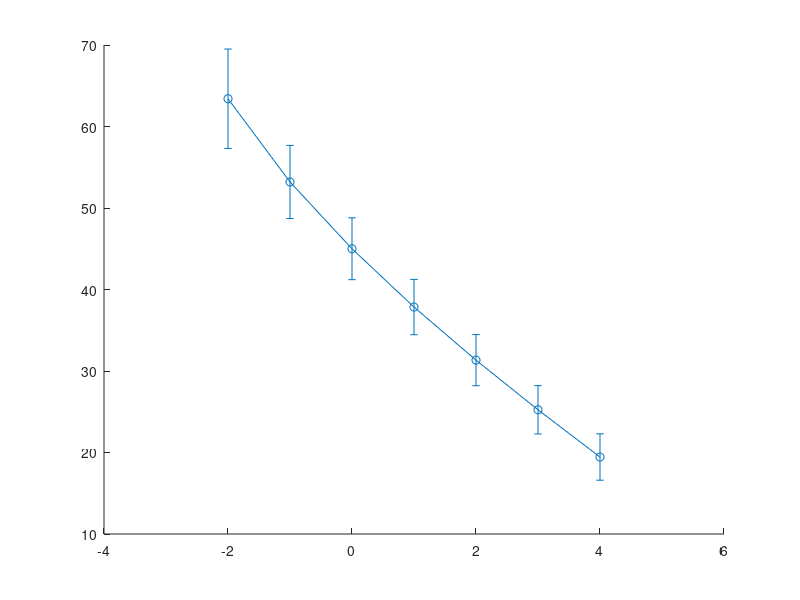

This chart was generated by the following MATLAB code: (Note: this script raises an error after producing the figure.)
% % Input parameters
% orders = -2:4;
% theta_i_values = 45;
% lambda = 0.905; % Wavelength in micrometers
% pitch = 13.68 / sqrt(2); % Pitch in micrometers
% sensor_size = 3.2; % Sensor size in mm
% focal_lengths = 24.5; % Two focal lengths in mm
% 
% % Initialize arrays to store results for both focal lengths
% all_theta_d = zeros(length(focal_lengths), length(orders));
% all_sub_fov = zeros(length(focal_lengths), length(orders));
% 
% % Plot diffraction angles vs. diffraction orders for all incident angles
% figure;
% hold on;
% 
% % Loop through focal lengths
% for f = 1:length(focal_lengths)
%     focal_length = focal_lengths(f);
% 
%     for i = 1:length(theta_i_values)
%         theta_i = theta_i_values(i);
% 
%         % Calculate diffraction angles
%         theta_d = asind(sind(theta_i) - orders * lambda / pitch);
%         all_theta_d(f, :) = theta_d; 
% 
%         % Calculate FOV at 0th order (angular)
%         fov_0_angle = 2 * atand(sensor_size / (2 * focal_length)); % FOV angle in degrees
% 
%         % Calculate chief ray angles
%         chief_1 = theta_i - fov_0_angle / 2;
%         chief_2 = theta_i + fov_0_angle / 2;
% 
%         % Calculate sub-FOVs (in degrees)
%         sub_fov = asind(sind(chief_2) - orders * lambda / pitch) - asind(sind(chief_1) - orders * lambda / pitch);
%         all_sub_fov(f, :) = sub_fov; 
%     end
% 
%     % Calculate error bars
%     error_bars = all_sub_fov(f, :) / 2; 
% 
%     % Plot with error bars - different colors for different focal lengths
%     if f == 1
%         color = 'r'; % Red for 24mm
%     else
%         color = 'b'; % Blue for 72mm
%     end
% 
%     % Plot with error bars
%     errorbar(orders, all_theta_d(f, :), error_bars, 'o-', 'LineWidth', 1.5, ...
%         'Color', color, 'DisplayName', ['$\theta_i = ' num2str(theta_i_values(1)) '^\circ$ (f = ' num2str(focal_lengths(f)) 'mm)']);
% 
%     % Add horizontal dashed lines at top and bottom of error bars
%     for j = 1:length(orders)
%         y_top = all_theta_d(f, j) + error_bars(j);
%         y_bottom = all_theta_d(f, j) - error_bars(j);
% 
%         % Horizontal dashed lines
%         yline(y_top, '--', 'Color', color, 'LineWidth', 1, HandleVisibility='off');
%         yline(y_bottom, '--', 'Color', color, 'LineWidth', 1, HandleVisibility='off');
% 
%         % Annotate data points with values with different vertical offsets
%         if f == 1  % 24mm focal length (text below)
%             text(orders(j), all_theta_d(f, j), ...
%                  sprintf('%.2f ± %.2f\n\n', all_theta_d(f, j), error_bars(j)), ...
%                  'HorizontalAlignment', 'center', 'VerticalAlignment', 'bottom', ...
%                  'FontSize', 10, 'Color', 'r');
%         else       % 72mm focal length (text above)
%             text(orders(j), all_theta_d(f, j), ...
%                  sprintf('\n\n%.2f ± %.2f', all_theta_d(f, j), error_bars(j)), ...
%                  'HorizontalAlignment', 'center', 'VerticalAlignment', 'top', ...
%                  'FontSize', 10, 'Color', 'b');
%         end
%     end
% end
% 
% xlim([-2.5 4.5]); 
% xlabel('Diffraction Order', 'FontSize', 15);
% ylabel('Diffraction Angle (degrees)', 'FontSize', 15);
% title('RxDMD Steering Angles vs. Diffraction Orders', 'FontSize', 15);
% legend('Location', 'best', 'Interpreter', 'latex', 'FontSize', 15);
% grid on;
% hold off;


%----For Single Lens------%
% Input parameters
orders = -2:4;
theta_i = 45; % Incident angle in degrees
lambda = 0.905; % Wavelength in micrometers
pitch = 13.68 / sqrt(2); % Pitch in micrometers
sensor_size = 3.2; % Sensor size in mm
focal_length = 24.13; % Single focal length in mm
offset = 5.5;
% Initialize arrays to store results
theta_d = asind(sind(theta_i) - orders * lambda / pitch);

% Calculate FOV at 0th order (angular)
fov_0_angle = 2 * atand(sensor_size / (2 * focal_length)); % FOV angle in degrees

% Calculate chief ray angles
chief_1 = theta_i - fov_0_angle / 2;
chief_2 = theta_i + fov_0_angle / 2;

% Calculate sub-FOVs (in degrees)
sub_fov = asind(sind(chief_2) - orders * lambda / pitch) - asind(sind(chief_1) - orders * lambda / pitch);

% Calculate error bars (half-FOV)
error_bars = sub_fov / 2;

% Plot diffraction angles vs. diffraction orders
figure;
hold on;

% Plot with error bars (legend only for main plot)
errorbar(orders, theta_d, error_bars, 'o-', 'LineWidth', 5, ...
    'Color', 'b', 'MarkerEdgeColor', 'r', 'MarkerFaceColor', 'k', ...
    'DisplayName', ['$\theta_i = ' num2str(theta_i) '^\circ$ (f = ' num2str(focal_length) 'mm)']);

% Add horizontal dashed lines at top and bottom of error bars
for j = 1:length(orders)
    y_top = theta_d(j) + error_bars(j);
    y_bottom = theta_d(j) - error_bars(j);
    
    % Thick green half-FOV lines (error bars) without legend
    plot([orders(j), orders(j)], [y_bottom, y_top], 'g', 'LineWidth', 2, 'HandleVisibility', 'off');
    
    % Black dashed lines at top and bottom (without legend)
    yline(y_top, '--k', 'LineWidth', 1, 'HandleVisibility', 'off');
    yline(y_bottom, '--k', 'LineWidth', 1, 'HandleVisibility', 'off');

    % Annotate data points with values
    text(orders(j), theta_d(j)-offset, ...
         sprintf('%.2f ± %.2f', theta_d(j), error_bars(j)), ...
         'HorizontalAlignment', 'center', 'VerticalAlignment', 'top', ...
         'FontSize', 15, 'Color', 'r');
end

xlim([-2.5 4.5]); 
xlabel('Diffraction Orders', 'FontSize', 20);
ylabel('Diffraction Angle (degrees)', 'FontSize', 20);
title('RxDMD Steering Angles vs. Diffraction Orders', 'FontSize', 25);
legend('Location', 'best', 'Interpreter', 'latex', 'FontSize', 20);
grid on;
hold off;
